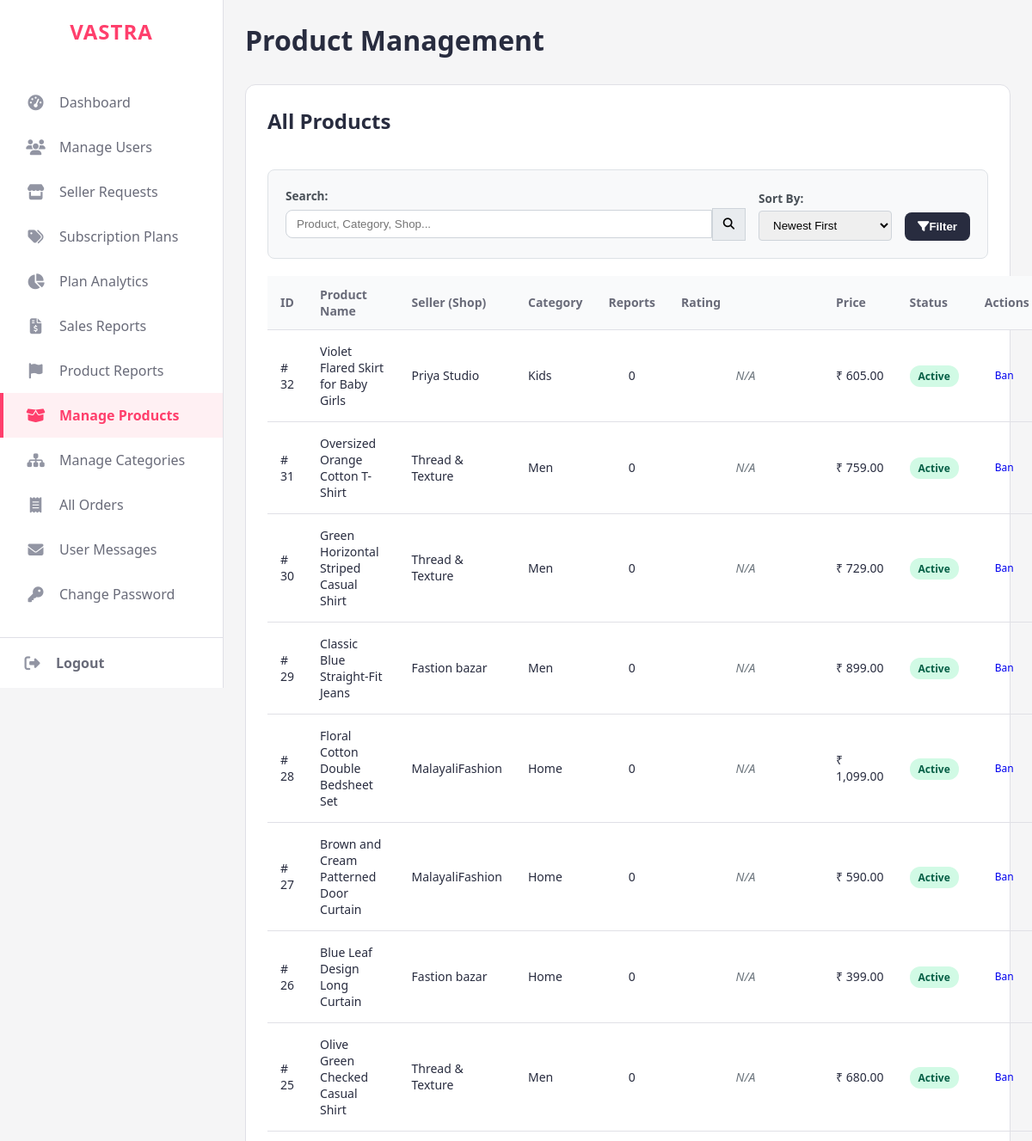
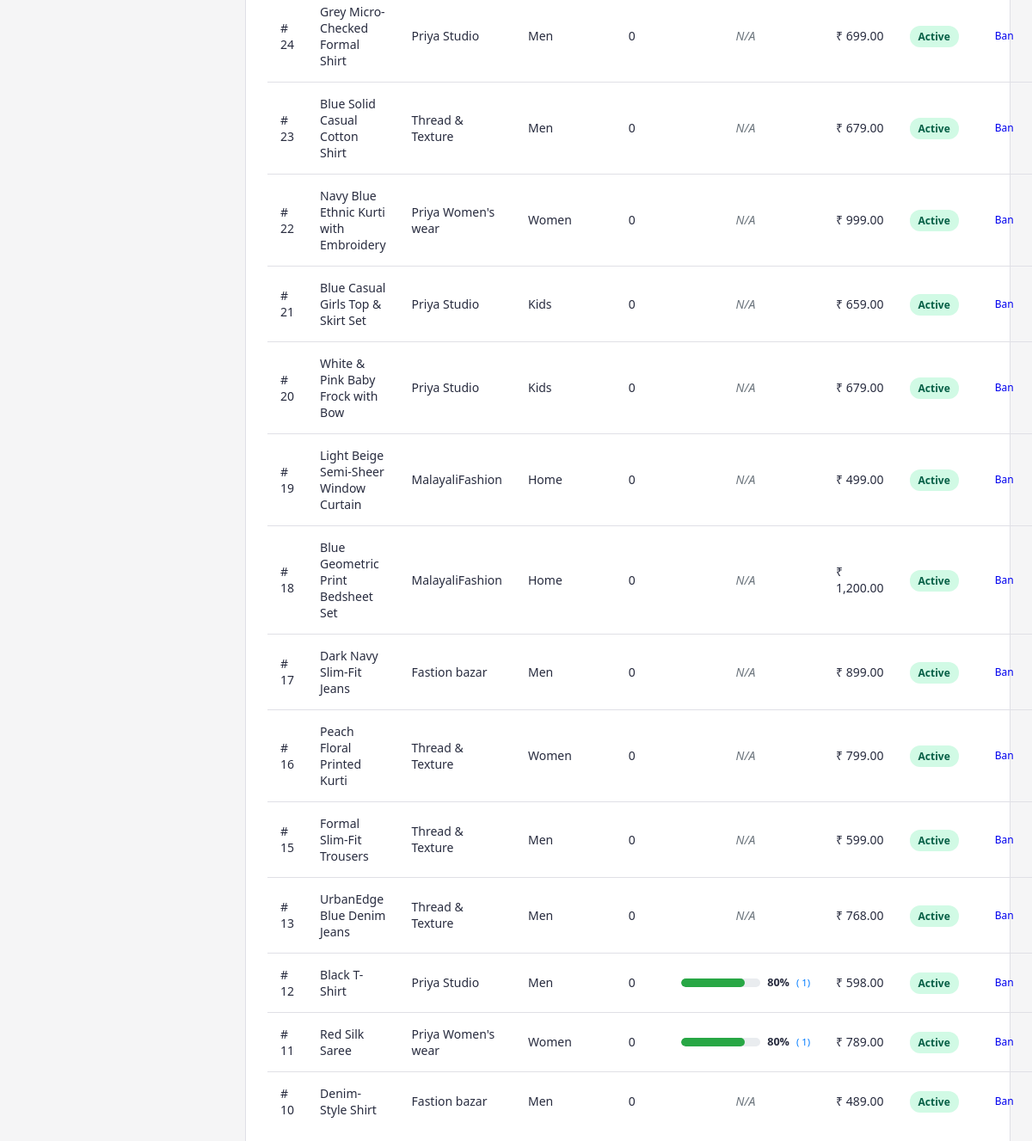
Screenshot of /admin/manage-products.php (signed in) with the database file from the repository (2 pictures, top to bottom).
### tables this page shows
CREATE TABLE `products` (
  `product_id` int(11) NOT NULL,
  `shop_id` int(11) NOT NULL,
  `category_id` int(11) NOT NULL,
  `subcategory_id` int(11) NOT NULL,
  `product_name` varchar(50) NOT NULL,
  `product_description` text NOT NULL,
  `price` decimal(10,0) NOT NULL,
  `quantity_available` int(11) NOT NULL,
  `product_image` varchar(255) NOT NULL,
  `status` enum('active','inactive','out-of-stock','banned','expired') NOT NULL DEFAULT 'active',
  `created_at` timestamp NOT NULL DEFAULT current_timestamp(),
  `last_update` timestamp NOT NULL DEFAULT current_timestamp()
);

CREATE TABLE `shops` (
  `shop_id` int(11) NOT NULL,
  `user_id` int(11) NOT NULL,
  `shop_name` varchar(100) NOT NULL,
  `shop_description` text DEFAULT NULL,
  `shop_image` varchar(255) DEFAULT NULL,
  `business_phone` varchar(20) DEFAULT NULL,
  `shop_status` enum('active','inactive','banned','expired') NOT NULL DEFAULT 'active',
  `warning_sent_at` datetime DEFAULT NULL COMMENT 'Timestamp of when the inactivity warning was sent',
  `created_at` timestamp NOT NULL DEFAULT current_timestamp()
);

CREATE TABLE `category` (
  `category_id` int(11) NOT NULL,
  `category_name` varchar(50) NOT NULL,
  `img_url` varchar(255) NOT NULL
);

### admin/manage-products.php (the view, shortened to what this page needs)
<?php
include "../config.php";
$search_query = isset($_GET['search_query']) ? trim($_GET['search_query']) : '';
$sort = isset($_GET['sort']) ? $_GET['sort'] : 'newest';
$filter_category = isset($_GET['filter_category']) ? (int)$_GET['filter_category'] : '';
$filter_subcategory = isset($_GET['filter_subcategory']) ? (int)$_GET['filter_subcategory'] : '';
$filter_shop = isset($_GET['filter_shop']) ? (int)$_GET['filter_shop'] : '';
$filter_status = isset($_GET['filter_status']) ? $_GET['filter_status'] : '';
$min_price = isset($_GET['min_price']) && is_numeric($_GET['min_price']) ? $_GET['min_price'] : '';
$max_price = isset($_GET['max_price']) && is_numeric($_GET['max_price']) ? $_GET['max_price'] : '';
$filter_rating = isset($_GET['filter_rating']) ? $_GET['filter_rating'] : '';
$query_params = array_filter(['search_query' => $search_query, 'sort' => $sort, 'filter_category' => $filter_category, 'filter_subcategory' => $filter_subcategory, 'filter_shop' => $filter_shop, 'filter_status' => $filter_status, 'min_price' => $min_price, 'max_price' => $max_price, 'filter_rating' => $filter_rating]);
$redirect_query_string = http_build_query($query_params);
$sql = "SELECT
            p.product_id, p.product_name, p.price, p.status,
            c.category_name, sub.subcategory_name, s.shop_name,
            COALESCE(reports.report_count, 0) as report_count,
            reviews.avg_rating,
            reviews.review_count
        FROM products p
        JOIN category c ON p.category_id = c.category_id
        JOIN subcategory sub ON p.subcategory_id = sub.subcategory_id
        JOIN shops s ON p.shop_id = s.shop_id
        LEFT JOIN (
            SELECT product_id, COUNT(report_id) as report_count
            FROM product_reports
            GROUP BY product_id
        ) reports ON p.product_id = reports.product_id
        LEFT JOIN (
            SELECT product_id, AVG(rating) as avg_rating, COUNT(review_id) as review_count
            FROM product_reviews
            WHERE status = 'approved'
            GROUP BY product_id
        ) reviews ON p.product_id = reviews.product_id";
switch ($sort) { case 'newest': default: $sql .= " ORDER BY p.product_id DESC"; break; }
$stmt = $conn->prepare($sql);
$stmt->execute();
$products_result = $stmt->get_result();
?>
<!DOCTYPE html>
<html lang="en">
<head>
    <link rel="stylesheet" href="https://cdnjs.cloudflare.com/ajax/libs/font-awesome/6.4.0/css/all.min.css">
    <link rel="stylesheet" href="style.css">
</head>
<body>
    <aside class="sidebar">
        <?php require "header.php" ?>
    </aside>
    <main class="main-content">
        <h1 class="page-title">Product Management</h1>
        <section class="content-card">
            <div class="page-header">
                <h2>All Products</h2>
            </div>
            <form action="manage-products.php" method="GET" class="filter-container">
                <div class="top-bar">
                    <div class="form-group search-group"><label for="search_query">Search:</label>
                        <div class="input-with-icon"><input type="text" name="search_query" id="search_query"
                                placeholder="Product, Category, Shop..."
                                value="<?php echo htmlspecialchars($search_query); ?>"><button type="submit"
                                class="icon-btn" title="Search"><i class="fas fa-search"></i></button></div>
                    </div>
                    <div class="form-group"><label for="sort">Sort By:</label><select name="sort" id="sort"
                            onchange="this.form.submit()">
                            <option value="newest" <?php if ($sort=='newest' ) echo 'selected' ; ?>>Newest First
                            </option>
                        </select></div>
                    <button type="button" id="toggle-filters-btn" class="btn btn-secondary"
                        title="Toggle Advanced Filters"><i class="fas fa-filter"></i><span
                            class="btn-text">Filter</span></button>
                </div>
            </form>
            <table class="data-table">
                <thead>
                    <tr>
                        <th>ID</th>
                        <th>Product Name</th>
                        <th>Seller (Shop)</th>
                        <th>Category</th>
                        <th>Reports</th>
                        <th>Rating</th>
                        <th>Price</th>
                        <th>Status</th>
                        <th>Actions</th>
                    </tr>
                </thead>
                <tbody>
                    <?php if ($products_result && $products_result->num_rows > 0): ?>
                    <?php while ($product = $products_result->fetch_assoc()): ?>
                    <tr>
                        <td>#
                            <?php echo htmlspecialchars($product['product_id']); ?>
                        </td>
                        <td>
                            <?php echo htmlspecialchars($product['product_name']); ?>
                        </td>
                        <td>
                            <?php echo htmlspecialchars($product['shop_name']); ?>
                        </td>
                        <td>
                            <?php echo htmlspecialchars($product['category_name']); ?>
                        </td>
                        <td
                            style="text-align: center; <?php echo ($product['report_count'] > 0) ? 'font-weight: bold; color: #dc3545;' : ''; ?>">
                            <?php echo $product['report_count']; ?>
                        </td>
                        <td>
                            <?php if (isset($product['review_count']) && $product['review_count'] > 0): ?>
                            <?php $rating_percentage = ($product['avg_rating'] / 5) * 100; $bar_color = 'success'; if ($rating_percentage < 70) $bar_color = 'warning'; if ($rating_percentage < 40) $bar_color = 'danger'; ?>
                            <div class="rating-display">
                                <div class="rating-bar-container">
                                    <div class="rating-bar bg-<?php echo $bar_color; ?>"
                                        style="width: <?php echo $rating_percentage; ?>%;"></div>
                                </div>
                                <span>
                                    <?php echo number_format($rating_percentage, 0); ?>%
                                </span>
                                <a href="view-reviews.php?id=<?php echo $product['product_id']; ?>"
                                    class="review-count-link" title="View Reviews">(
                                    <?php echo $product['review_count']; ?>)
                                </a>
                            </div>
                            <?php else: ?>
                            <div class="no-data">N/A</div>
                            <?php endif; ?>
                        </td>
                        <td>₹
                            <?php echo number_format($product['price'], 2); ?>
                        </td>
                        <td><span class="status <?php echo htmlspecialchars($product['status']); ?>">
                                <?php echo htmlspecialchars(ucfirst(str_replace('-', ' ', $product['status']))); ?>
                            </span></td>
                        <td class="action-buttons">
                            <?php $action_link_base = 'manage-products.php?' . $redirect_query_string . '&'; ?>
                            <?php if ($product['status'] === 'active' || $product['status'] === 'out-of-stock'): ?><a
                                class="btn btn-sm btn-danger"
                                href="<?php echo $action_link_base; ?>action=deactivate&product_id=<?php echo $product['product_id']; ?>"
                                onclick="return confirm('Are you sure you want to BAN this product?');">Ban</a>
                            <?php elseif ($product['status'] === 'banned' || $product['status'] === 'inactive'): ?><a
                                class="btn btn-sm btn-success"
                                href="<?php echo $action_link_base; ?>action=activate&product_id=<?php echo $product['product_id']; ?>"
                                onclick="return confirm('Are you sure you want to ACTIVATE this product?');">Activate</a>
                            <?php endif; ?>
                        </td>
                    </tr>
                    <?php endwhile; ?>
                    <?php else: ?>
                    <tr>
                        <td colspan="9" style="text-align:center;">No products found matching your criteria.</td>
                    </tr>
                    <?php endif; ?>
                </tbody>
            </table>
        </section>
    </main>
</body>
</html>

### admin/style.css (style rules this page uses)
:root { --primary: #ff3f6c; --primary-dark: #e6395a; --primary-light-bg: #fff0f3; --secondary: #282c3f; --light-gray: #f5f5f6; --dark-gray: #696b79; --white: #ffffff; --border-color: #e0e0e6; --success: #28a745; --warning: #ffc107; --danger: #dc3545; }
* { margin: 0; padding: 0; box-sizing: border-box; }
body { font-family: 'Segoe UI', Tahoma, Geneva, Verdana, sans-serif; background-color: var(--light-gray); display: flex; color: var(--secondary); }
.main-content { margin-left: 260px; width: calc(100% - 260px); padding: 25px; }
.content-card { background: white; margin-top: 30px; padding: 25px; border-radius: 12px; border: 1px solid var(--border-color); }
.content-card h2 { margin-bottom: 20px; color: var(--secondary); }
.data-table { width: 100%; border-collapse: collapse; font-size: 14px; }
.data-table thead th { text-align: left; padding: 12px 15px; background-color: #f9fafb; font-weight: 600; color: var(--dark-gray); border-bottom: 1px solid var(--border-color); }
.data-table tbody td { padding: 15px; border-bottom: 1px solid var(--border-color); vertical-align: middle; }
.data-table tbody tr:last-child td { border-bottom: none; }
.status { padding: 4px 10px; border-radius: 12px; font-size: 12px; font-weight: 600; }
.status.active, .status.approved, .status.shipped { background-color: #d1fae5; color: #065f46; }
.btn { padding: 9px 18px; border: none; border-radius: 8px; cursor: pointer; font-weight: 600; text-decoration: none; display: inline-block; transition: all 0.3s; text-align: center; }
.btn-secondary { background-color: var(--secondary); color: var(--white); }
.btn-sm { padding: 6px 12px; font-size: 12px; font-weight: 500; border-radius: 6px; }
.page-header { display: flex; justify-content: space-between; align-items: center; margin-bottom: 20px; }
.form-group { margin-bottom: 20px; }
.form-group label { display: block; margin-bottom: 8px; font-weight: 500; }
.form-group input, .form-group select { width: 100%; padding: 12px; border: 1px solid var(--border-color); border-radius: 8px; transition: border-color 0.3s; }

### admin/manage-products.php (style rules this page uses)
.filter-container { padding: 20px; background-color: #f8f9fa; border: 1px solid #dee2e6; border-radius: 8px; margin-bottom: 20px; }
.top-bar { display: grid; grid-template-columns: 1fr auto auto; gap: 15px; align-items: flex-end; }
.top-bar .form-group { margin: 0; }
.top-bar label { display: block; font-size: 0.85rem; margin-bottom: 5px; font-weight: 600; color: #495057; }
.top-bar select { width: 100%; padding: 8px 12px; border: 1px solid #ced4da; border-radius: 4px; }
.input-with-icon { display: flex; align-items: center; }
.input-with-icon input { flex-grow: 1; border-top-right-radius: 0; border-bottom-right-radius: 0; border-right: none; padding: 8px 12px; border: 1px solid #ced4da; }
.input-with-icon .icon-btn { padding: 8px 12px; border: 1px solid #ced4da; background-color: #e9ecef; border-top-left-radius: 0; border-bottom-left-radius: 0; cursor: pointer; line-height: 1.5; }
#toggle-filters-btn { padding: 9px 15px; }
.rating-display { display: flex; align-items: center; gap: 8px; min-width: 150px; }
.rating-bar-container { flex-grow: 1; height: 10px; background-color: #e9ecef; border-radius: 5px; overflow: hidden; }
.rating-bar { height: 100%; border-radius: 5px; transition: width 0.5s ease-in-out; }
.rating-display span { font-weight: bold; font-size: 0.9em; }
.review-count-link { font-size: 0.8em; color: #007bff; text-decoration: none; }
.no-data { color: #6c757d; font-style: italic; text-align: center; }
.bg-success { background-color: #28a745; }

### admin/header.php (style rules this page uses)
.sidebar { width: 260px; background-color: var(--white); height: 100vh; position: fixed; top: 0; left: 0; display: flex; flex-direction: column; border-right: 1px solid var(--border-color); z-index: 100; }

### rows the page displays
products: product_id "32", product_name "Violet Flared Skirt for Baby Girls", shop.shop_name "Priya Studio", category.category_name "Kids", report_count "0", shows "N/A", price "605.00", status "Active"
products: product_id "31", product_name "Oversized Orange Cotton T-Shirt", shop.shop_name "Thread & Texture", category.category_name "Men", report_count "0", shows "N/A", price "759.00", status "Active"
products: product_id "30", product_name "Green Horizontal Striped Casual Shirt", shop.shop_name "Thread & Texture", category.category_name "Men", report_count "0", shows "N/A", price "729.00", status "Active"
products: product_id "29", product_name "Classic Blue Straight-Fit Jeans", shop.shop_name "Fastion bazar", category.category_name "Men", report_count "0", shows "N/A", price "899.00", status "Active"
products: product_id "28", product_name "Floral Cotton Double Bedsheet Set", shop.shop_name "MalayaliFashion", category.category_name "Home", report_count "0", shows "N/A", price "1,099.00", status "Active"
products: product_id "27", product_name "Brown and Cream Patterned Door Curtain", shop.shop_name "MalayaliFashion", category.category_name "Home", report_count "0", shows "N/A", price "590.00", status "Active"
products: product_id "26", product_name "Blue Leaf Design Long Curtain", shop.shop_name "Fastion bazar", category.category_name "Home", report_count "0", shows "N/A", price "399.00", status "Active"
products: product_id "25", product_name "Olive Green Checked Casual Shirt", shop.shop_name "Thread & Texture", category.category_name "Men", report_count "0", shows "N/A", price "680.00", status "Active"
products: product_id "24", product_name "Grey Micro-Checked Formal Shirt", shop.shop_name "Priya Studio", category.category_name "Men", report_count "0", shows "N/A", price "699.00", status "Active"
products: product_id "23", product_name "Blue Solid Casual Cotton Shirt", shop.shop_name "Thread & Texture", category.category_name "Men", report_count "0", shows "N/A", price "679.00", status "Active"
products: product_id "22", product_name "Navy Blue Ethnic Kurti with Embroidery", shop.shop_name "Priya Women's wear", category.category_name "Women", report_count "0", shows "N/A", price "999.00", status "Active"
products: product_id "21", product_name "Blue Casual Girls Top & Skirt Set", shop.shop_name "Priya Studio", category.category_name "Kids", report_count "0", shows "N/A", price "659.00", status "Active"
products: product_id "20", product_name "White & Pink Baby Frock with Bow", shop.shop_name "Priya Studio", category.category_name "Kids", report_count "0", shows "N/A", price "679.00", status "Active"
products: product_id "19", product_name "Light Beige Semi-Sheer Window Curtain", shop.shop_name "MalayaliFashion", category.category_name "Home", report_count "0", shows "N/A", price "499.00", status "Active"
products: product_id "18", product_name "Blue Geometric Print Bedsheet Set", shop.shop_name "MalayaliFashion", category.category_name "Home", report_count "0", shows "N/A", price "1,200.00", status "Active"
products: product_id "17", product_name "Dark Navy Slim-Fit Jeans", shop.shop_name "Fastion bazar", category.category_name "Men", report_count "0", shows "N/A", price "899.00", status "Active"
products: product_id "16", product_name "Peach Floral Printed Kurti", shop.shop_name "Thread & Texture", category.category_name "Women", report_count "0", shows "N/A", price "799.00", status "Active"
products: product_id "15", product_name "Formal Slim-Fit Trousers", shop.shop_name "Thread & Texture", category.category_name "Men", report_count "0", shows "N/A", price "599.00", status "Active"
products: product_id "13", product_name "UrbanEdge Blue Denim Jeans", shop.shop_name "Thread & Texture", category.category_name "Men", report_count "0", shows "N/A", price "768.00", status "Active"
products: product_id "12", product_name "Black T-Shirt", shop.shop_name "Priya Studio", category.category_name "Men", report_count "0", rating_percentage "80", review_count "1", price "598.00", status "Active"
products: product_id "11", product_name "Red Silk Saree", shop.shop_name "Priya Women's wear", category.category_name "Women", report_count "0", rating_percentage "80", review_count "1", price "789.00", status "Active"
products: product_id "10", product_name "Denim-Style Shirt", shop.shop_name "Fastion bazar", category.category_name "Men", report_count "0", shows "N/A", price "489.00", status "Active"
